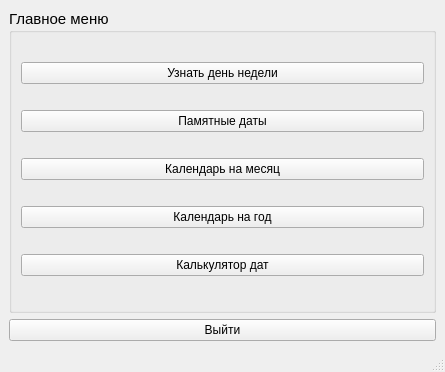
<?xml version="1.0" encoding="UTF-8"?>
<ui version="4.0">
 <class>MainWindow</class>
 <widget class="QMainWindow" name="MainWindow">
  <property name="geometry">
   <rect>
    <x>0</x>
    <y>0</y>
    <width>445</width>
    <height>372</height>
   </rect>
  </property>
  <property name="windowTitle">
   <string>MainWindow</string>
  </property>
  <widget class="QWidget" name="centralwidget">
   <layout class="QVBoxLayout" name="verticalLayout_2">
    <item>
     <widget class="QGroupBox" name="groupBox">
      <property name="font">
       <font>
        <family>Segoe UI</family>
        <pointsize>11</pointsize>
       </font>
      </property>
      <property name="title">
       <string>Главное меню</string>
      </property>
      <layout class="QVBoxLayout" name="verticalLayout">
       <item>
        <widget class="QPushButton" name="dayofWeek">
         <property name="font">
          <font>
           <family>Segoe UI</family>
           <pointsize>9</pointsize>
          </font>
         </property>
         <property name="text">
          <string>Узнать день недели</string>
         </property>
        </widget>
       </item>
       <item>
        <widget class="QPushButton" name="dayEvent">
         <property name="font">
          <font>
           <family>Segoe UI</family>
           <pointsize>9</pointsize>
          </font>
         </property>
         <property name="text">
          <string>Памятные даты</string>
         </property>
        </widget>
       </item>
       <item>
        <widget class="QPushButton" name="calMonth">
         <property name="font">
          <font>
           <family>Segoe UI</family>
           <pointsize>9</pointsize>
          </font>
         </property>
         <property name="text">
          <string>Календарь на месяц</string>
         </property>
        </widget>
       </item>
       <item>
        <widget class="QPushButton" name="calYear">
         <property name="font">
          <font>
           <family>Segoe UI</family>
           <pointsize>9</pointsize>
          </font>
         </property>
         <property name="text">
          <string>Календарь на год</string>
         </property>
        </widget>
       </item>
       <item>
        <widget class="QPushButton" name="caldat">
         <property name="font">
          <font>
           <family>Segoe UI</family>
           <pointsize>9</pointsize>
          </font>
         </property>
         <property name="text">
          <string>Калькулятор дат</string>
         </property>
        </widget>
       </item>
      </layout>
     </widget>
    </item>
    <item>
     <widget class="QPushButton" name="exit">
      <property name="font">
       <font>
        <pointsize>9</pointsize>
       </font>
      </property>
      <property name="text">
       <string>Выйти</string>
      </property>
     </widget>
    </item>
   </layout>
  </widget>
  <widget class="QMenuBar" name="menubar">
   <property name="geometry">
    <rect>
     <x>0</x>
     <y>0</y>
     <width>445</width>
     <height>22</height>
    </rect>
   </property>
  </widget>
  <widget class="QStatusBar" name="statusbar"/>
 </widget>
 <resources/>
 <connections/>
</ui>
